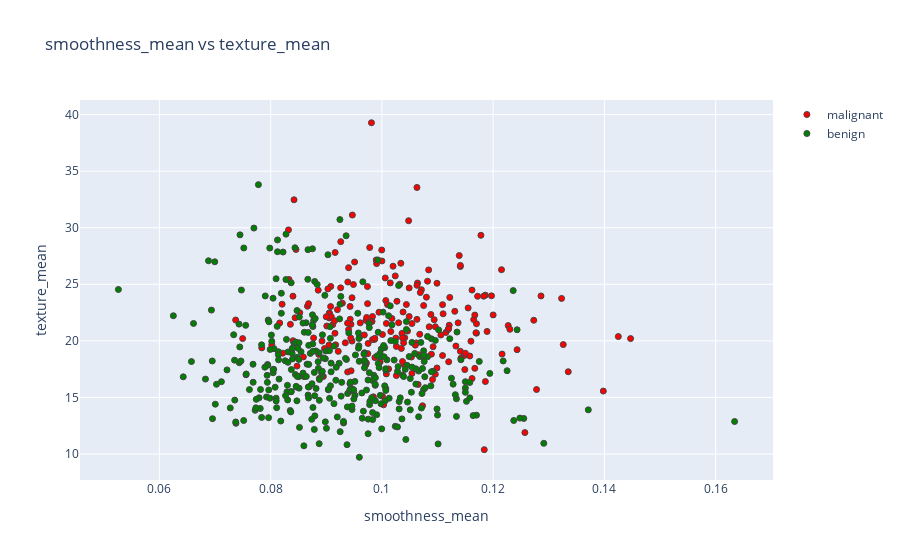

The code cell stored with this chart in its notebook:
### Markdown cell above
**UNCORRELATED FEATURES**

### Code cell
plotFeatureOneFeatureTwo('smoothness_mean','texture_mean')
# plotFeatureOneFeatureTwo('radius_mean','fractal_dimension_worst')
# plotFeatureOneFeatureTwo('texture_mean','symmetry_mean')
# plotFeatureOneFeatureTwo('texture_mean','symmetry_se')

### Figure 1 — Plotly figure (JSON) as saved in the notebook; plotly's stock layout.template omitted (floating-point values rounded to 4 significant figures; data arrays with more than 128 entries replaced by an {"elided": "..."} marker saying what was removed)
{"data": [{"marker": {"color": "red", "line": {"width": 1}}, "mode": "markers", "name": "malignant", "type": "scatter", "x": {"elided": "212 float values"}, "y": {"elided": "212 float values"}}, {"marker": {"color": "green", "line": {"width": 1}}, "mode": "markers", "name": "benign", "type": "scatter", "x": {"elided": "357 float values"}, "y": {"elided": "357 float values"}}], "layout": {"title": {"text": "smoothness_mean vs texture_mean"}, "xaxis": {"title": {"text": "smoothness_mean"}, "zeroline": false}, "yaxis": {"title": {"text": "texture_mean"}, "zeroline": false}}}
